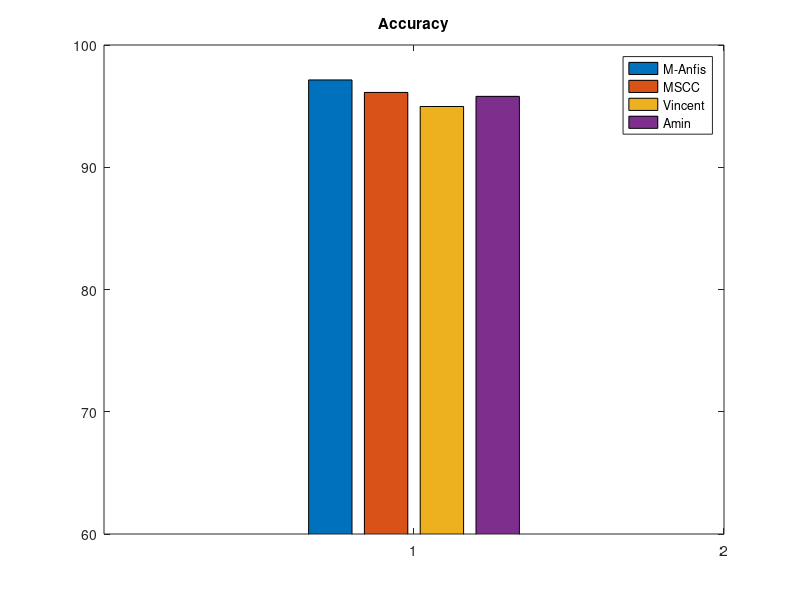
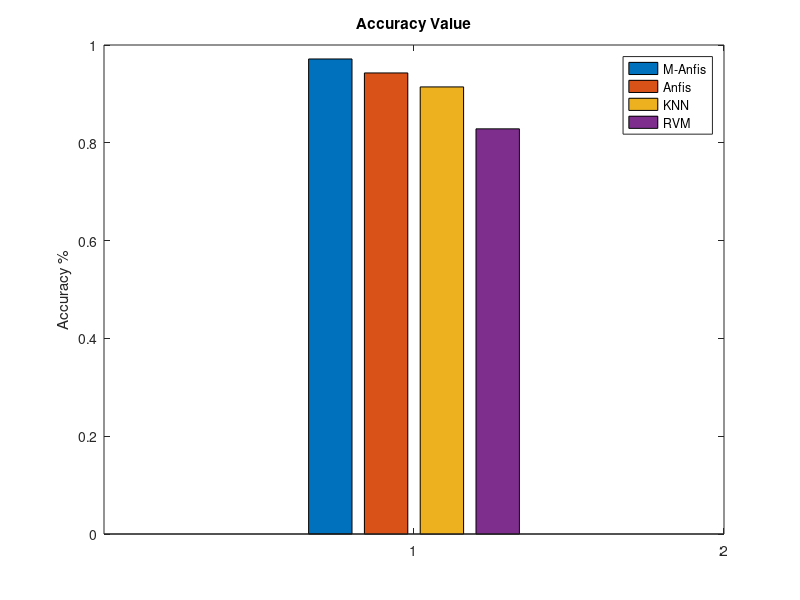
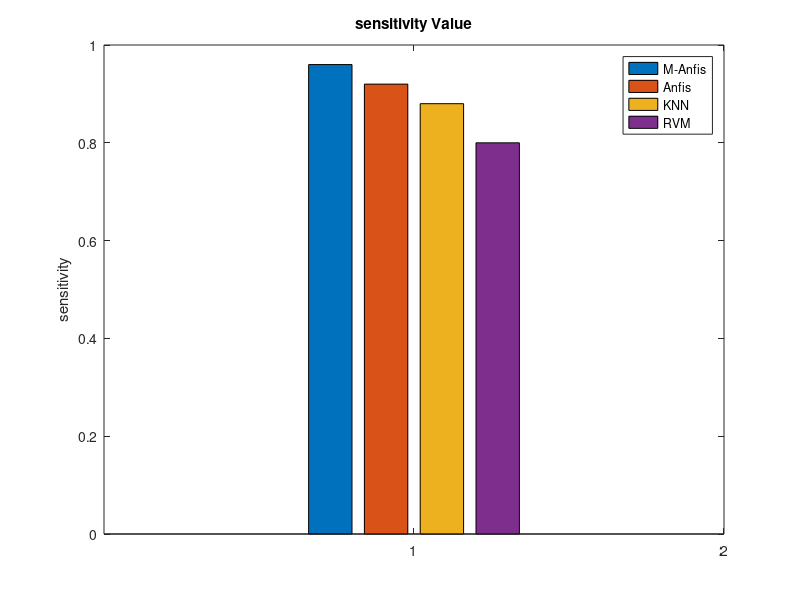
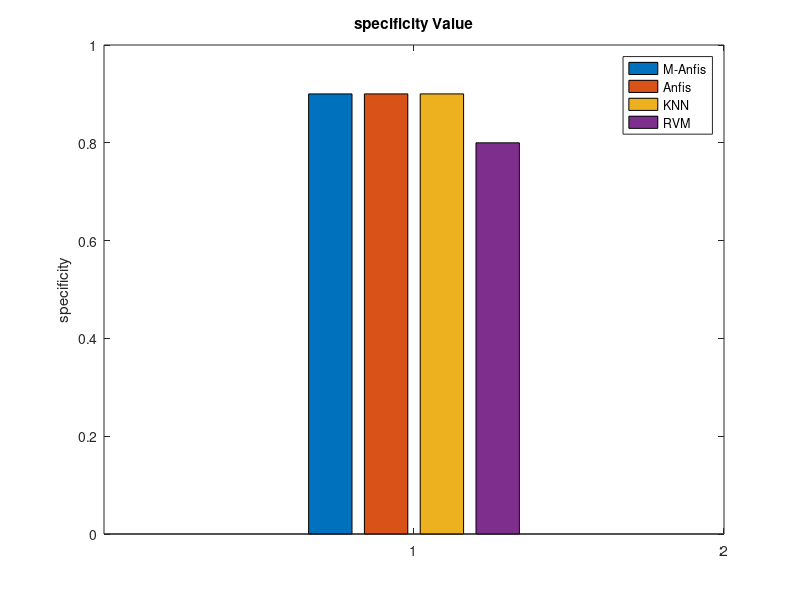

Here is the MATLAB script that generated these plots, in order:
clc
clear all
close all
warning off

mscc = 96.12; % Multi-space Color Channels
Amin = 95.80;
Vincent = 94.97;
Proposed = 97.1429; 



figure;
bar([Proposed, 0; mscc, 0; Vincent,0; Amin, 0].');
legend('M-Anfis','MSCC','Vincent', 'Amin');
axis([0,2, 60, 100]);
title('Accuracy'); 

accuracy = [97.1429   94.2857   91.4286   82.8571];
sensitivity = [0.9600    0.9200    0.8800    0.8000];
specificity = [0.9000    0.9000    0.9000    0.8000];
clasification = [0.9567    0.9429    0.9105    0.8286];

figure; 
bar([accuracy/100;[0 0 0 0]])
legend('M-Anfis','Anfis', 'KNN', 'RVM');
ylabel('Accuracy %');
title('Accuracy Value');
axis([0, 2, 0, 1]);

figure; 
bar([sensitivity;[0 0 0 0]])
legend('M-Anfis','Anfis', 'KNN', 'RVM');
ylabel('sensitivity');
title('sensitivity Value');
axis([0, 2, 0, 1]);

figure; 
bar([specificity;[0 0 0 0]])
legend('M-Anfis','Anfis', 'KNN', 'RVM');
ylabel('specificity');
title('specificity Value');
axis([0, 2, 0, 1]);

figure; 
bar([clasification;[0 0 0 0]])
legend('M-Anfis','Anfis', 'KNN', 'RVM');
ylabel('classification');
title('classification Value');
axis([0, 2, 0, 1]);

figure;
bar([accuracy/100; sensitivity; specificity; clasification].');
legend('Accuracy','sensitivity','specificity','classification');
xlabel('M-Anfis   Anfis   KNN    RVM');

%% Segmentation 
mdt = [96.3456 97.2896 89.3216 92.5936 89.7856 94.8224];
dt = [95.7264 88.0432 79.848 70.9344 70.0864 67.3392];
figure;
bar([mdt; dt].');
title('Segmentation Accuracy');
ylabel('Accuracy [%]');
legend('MDTS', 'DTS');
xlabel('Cell Types');

figure;
hold on
plot(mdt, '-sk','linewidth',2);
plot(dt, '->r','linewidth', 2);
grid on
title('Segmentation Accuracy');
ylabel('Accuracy [%]');
legend('MDTS', 'DTS');
xlabel('cell Types');

prf = [0.963456 0.9029	0.9999	0.9489
0.972896 0.9855	0.9945	0.9900
0.893216 0.8833	0.9909	0.9340
0.925936 0.8640	0.9985	0.9264
0.897856 0.8760	0.9996	0.9337
0.948224 0.9986	0.9990	0.9988];
figure;
bar(prf);
legend('Accuracy','Precision','Recall','F-measure');
xlabel('Cell Types');
axis([0, 7, .5, 1.1]);
title('Modified Dual Threshold');

acc = [0.972896 0.957264 0.9613; 0 0 0];
figure;
bar(acc);
legend('MDTS','DTS','CNC');
ylabel('Accuracy');
axis([0, 2, 0, 1]);

val = [0.76	0.72 0.7395; 0.60 0.85 0.7034; 
    0.59 0.76 0.6643; 0.6 0.85 0.7034;
    0.98 0.95 0.9648; 0.984	0.96 0.9719];
figure; 
bar(val);
legend('Precision','Recall','F-measure');
xlabel('1>MRLS 2>GAC 3>RF 4>NMCMP 5>GC 6>IDT')

val = [0.76 0.60 0.59 0.6 0.98 0.984];
figure; 
bar(val);
title('Precision');
xlabel('1>MRLS 2>GAC 3>RF 4>NMCMP 5>GC 6>IDT');

val = [0.72 0.85 0.76 0.85 0.95 0.96];
figure; 
bar(val);
title('Recall');
xlabel('1>MRLS 2>GAC 3>RF 4>NMCMP 5>GC 6>IDT');

val = [0.7395; 0.7034; 0.6643; 0.7034; 0.9648; 0.9719];
figure; 
bar(val);
title('F-measure');
xlabel('1>MRLS 2>GAC 3>RF 4>NMCMP 5>GC 6>IDT');
% Multireference Level Set
% Geodesic Active Contour
% Random Forest
% Nuclear Morphology and cytoplasmic multidimensional profiling
% Graph cut
% Improve Dual threshold



